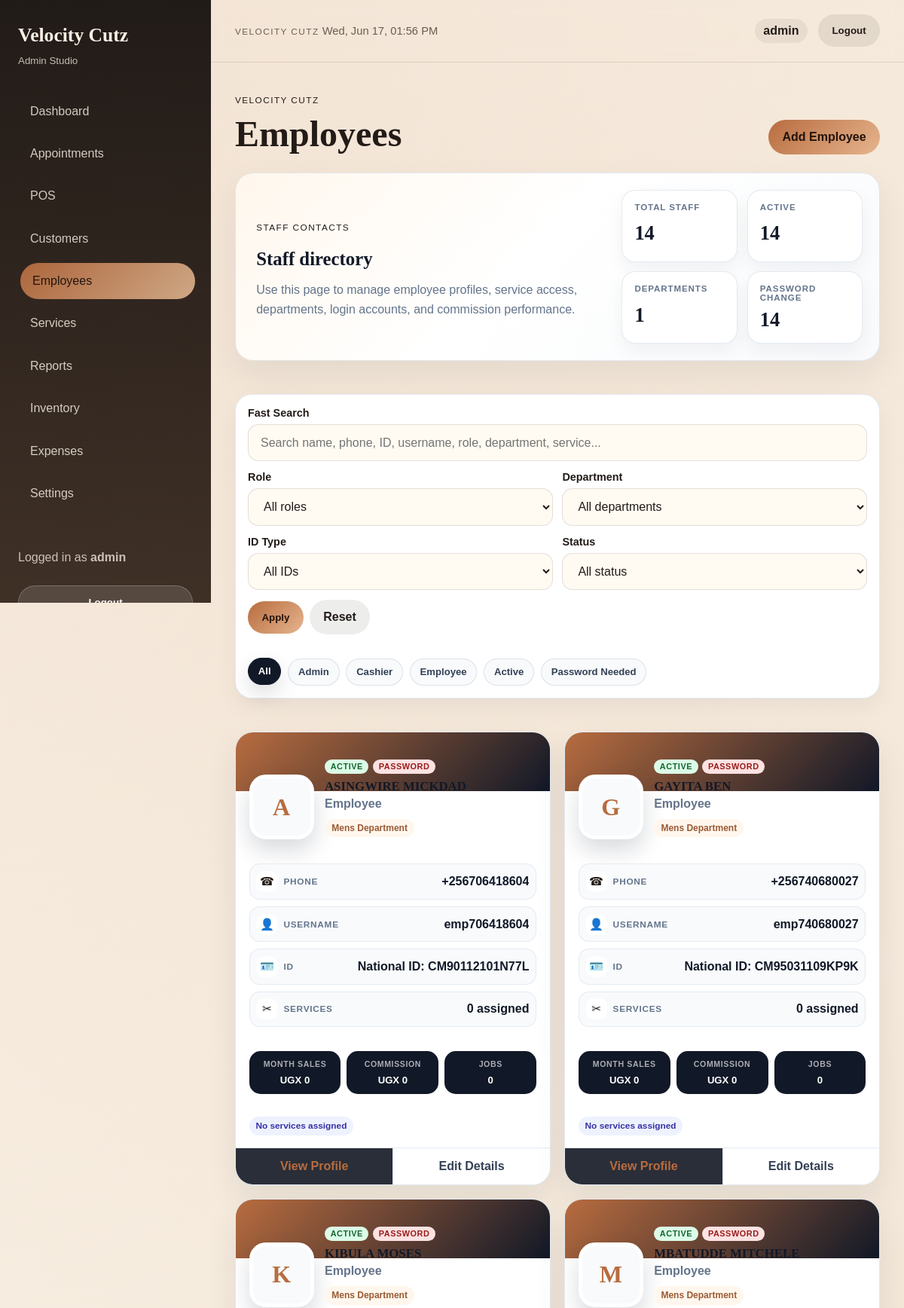
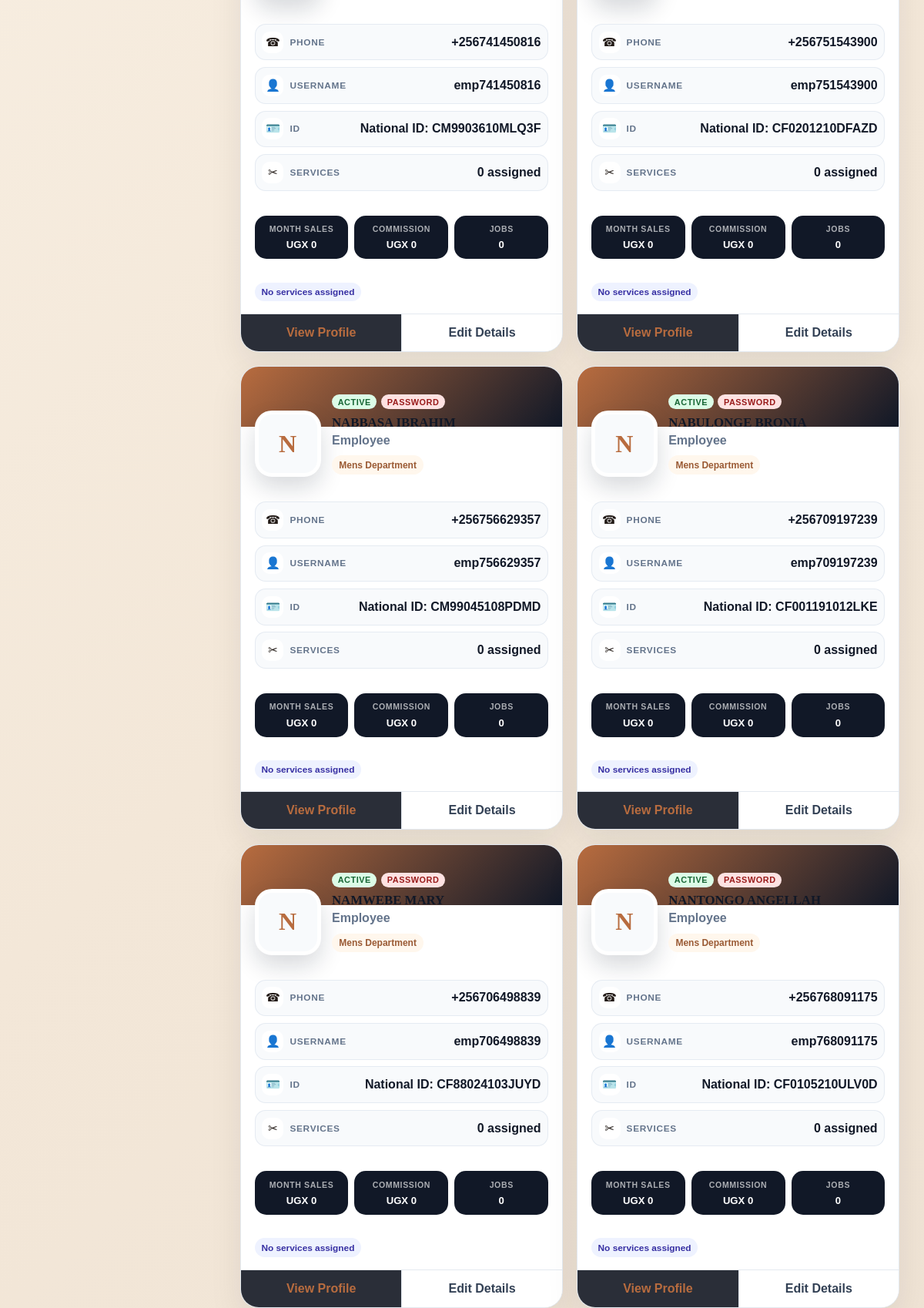
Screenshot of /employees/ (signed in, upper part) with the database file from the repository (2 pictures, top to bottom).
### apps/employees/models.py (models this page shows, shortened)
class Role(TimeStampedModel):
    class Code(models.TextChoices):
        ADMIN = "admin", "Admin"
        CASHIER = "cashier", "Cashier"
        EMPLOYEE = "employee", "Employee"
    code = models.CharField(max_length=30, choices=Code.choices, unique=True)
    name = models.CharField(max_length=60, unique=True)
    description = models.CharField(max_length=255, blank=True)
    class Meta:
        ordering = ["name"]

class Employee(TimeStampedModel):
    class CommissionType(models.TextChoices):
        PERCENTAGE = "percentage", "Percentage"
        FIXED = "fixed", "Fixed Amount"
    class IdentificationType(models.TextChoices):
        NATIONAL_ID = "national_id", "National ID"
        DRIVING_LICENSE = "driving_license", "Driving Licence"
        REFUGEE_ID = "refugee_id", "Refugee ID"
        PASSPORT = "passport", "Passport"
        OTHER = "other", "Other"
    user = models.OneToOneField(
        settings.AUTH_USER_MODEL,
        on_delete=models.SET_NULL,
        null=True,
        blank=True,
        related_name="employee_profile",
        help_text="System login account for this employee.",
    )
    role = models.ForeignKey(
        Role,
        on_delete=models.PROTECT,
        null=True,
        blank=True,
        related_name="employees",
    )
    department = models.ForeignKey(
        Department,
        on_delete=models.SET_NULL,
        null=True,
        blank=True,
        related_name="employees",
    )
    name = models.CharField(max_length=100)
    phone = models.CharField(max_length=20, blank=True)
    national_id = models.CharField(max_length=14, unique=True, null=True, blank=True)
    id_type = models.CharField(
        max_length=30,
        choices=IdentificationType.choices,
        default=IdentificationType.NATIONAL_ID,
        verbose_name="ID type",
    )
    id_number = models.CharField(
        max_length=50,
        blank=True,
        verbose_name="ID number",
        help_text="Enter National ID, Driving Licence, Refugee ID, Passport, or other ID number.",
    )
    photo = models.FileField(
        upload_to="employees/photos/",
        blank=True,
        validators=[FileExtensionValidator(allowed_extensions=["jpg", "jpeg", "png", "webp","HEIF"])],
        help_text="Upload JPG, JPEG, PNG, or WEBP. /Live Photos on shared hosting.",
    )
    commission_type = models.CharField(
        max_length=20,
        choices=CommissionType.choices,
        default=CommissionType.PERCENTAGE,
    )
    commission_value = models.DecimalField(max_digits=10, decimal_places=2, default=Decimal("0.00"))
    is_active = models.BooleanField(default=True)
    service = models.ForeignKey(Service, on_delete=models.SET_NULL, null=True, blank=True)
    services = models.ManyToManyField(
        Service,
        blank=True,
        related_name="employees",
        help_text="Services this employee is allowed to submit/work on.",
    )
    must_change_password = models.BooleanField(
        default=True,
        help_text="Employees created with the default password must change it after first login.",
    )
    class Meta:
        ordering = ["name"]
        constraints = [
            models.UniqueConstraint(
                fields=["id_type", "id_number"],
                condition=~Q(id_number=""),
                name="unique_employee_id_type_number",
            )
        ]
    @property
    def identification_display(self) -> str:
        if self.id_number:
            return f"{self.get_id_type_display()}: {self.id_number}"
        if self.national_id:
            return f"National ID: {self.national_id}"
        return "-"
    def allowed_services(self):
        services = self.services.filter(is_active=True)
        if services.exists():
            return services
        if self.service_id:
            return Service.objects.filter(pk=self.service_id, is_active=True)
        return Service.objects.none()

class Department(TimeStampedModel):
    name = models.CharField(max_length=100, unique=True)
    is_active = models.BooleanField(default=True)
    class Meta:
        ordering = ["name"]

### apps/employees/views.py (the view)
# urls.py: path("", views.employee_list, name="list"),
@login_required
@role_required("admin")
def employee_list(request):
    qs, filters = _filtered_employee_queryset(request)
    today = timezone.localdate()
    month_start = today.replace(day=1)
    summary = {
        "total": qs.count(),
        "active": qs.filter(is_active=True).count(),
        "must_change_password": qs.filter(must_change_password=True).count(),
        "departments": qs.exclude(department__isnull=True).values("department_id").distinct().count(),
    }
    paginator = Paginator(qs, 18)
    page = paginator.get_page(request.GET.get("page"))
    employees_on_page = list(page.object_list)
    for employee in employees_on_page:
        approved_items = SaleItem.objects.filter(
            employee=employee,
            sale__status=Sale.Status.APPROVED,
            sale__created_at__date__gte=month_start,
            sale__created_at__date__lte=today,
        )
        employee.month_jobs = approved_items.count()
        employee.month_sales = _money_total(approved_items, "price")
        employee.month_commission = _money_total(approved_items, "commission_amount")
        employee.assigned_service_count = employee.services.count() or (1 if employee.service_id else 0)
        employee.preview_services = list(employee.allowed_services()[:3])
    context = {
        "employees": employees_on_page,
        "page_obj": page,
        "filters": filters,
        "roles": Role.objects.all(),
        "departments": Department.objects.filter(is_active=True),
        "id_type_choices": Employee.IdentificationType.choices,
        "summary": summary,
    }
    return render(request, "employees/list.html", context)

### apps/employees/templates/employees/list.html (shortened to what this page needs)
{% extends "base.html" %}
{% load humanize %}
{% block page_title %}Employees{% endblock %}
{% block actions %}
<a class="button button-primary" data-modal-url="{% url 'employees:create' %}" href="{% url 'employees:create' %}">Add Employee</a>
{% endblock %}
{% block content %}
<section class="staff-directory-hero panel">
  <div class="staff-directory-copy">
    <p class="eyebrow">Staff Contacts</p>
    <h2>Staff directory</h2>
    <p>Use this page to manage employee profiles, service access, departments, login accounts, and commission performance.</p>
  </div>
  <div class="staff-directory-summary">
    <article>
      <span>Total Staff</span>
      <strong>{{ summary.total }}</strong>
    </article>
    <article>
      <span>Active</span>
      <strong>{{ summary.active }}</strong>
    </article>
    <article>
      <span>Departments</span>
      <strong>{{ summary.departments }}</strong>
    </article>
    <article>
      <span>Password Change</span>
      <strong>{{ summary.must_change_password }}</strong>
    </article>
  </div>
</section>
<section class="staff-filter-shell panel">
  <form method="get" class="staff-filter-grid">
    <div class="field staff-filter-search">
      <label for="id_q">Fast Search</label>
      <input id="id_q" name="q" type="search" value="{{ filters.q }}" placeholder="Search name, phone, ID, username, role, department, service..." data-employee-card-search autocomplete="off">
    </div>
    <div class="field">
      <label for="id_role">Role</label>
      <select id="id_role" name="role">
        <option value="">All roles</option>
      </select>
    </div>
    <div class="field">
      <label for="id_department">Department</label>
      <select id="id_department" name="department">
        <option value="">All departments</option>
      </select>
    </div>
    <div class="field">
      <label for="id_id_type">ID Type</label>
      <select id="id_id_type" name="id_type">
        <option value="">All IDs</option>
      </select>
    </div>
    <div class="field">
      <label for="id_status">Status</label>
      <select id="id_status" name="status">
        <option value="">All status</option>
      </select>
    </div>
    <div class="staff-filter-actions">
      <button class="button button-primary" type="submit">Apply</button>
      <a class="button button-secondary" href="{% url 'employees:list' %}">Reset</a>
    </div>
  </form>
  <div class="staff-role-pills" aria-label="Quick filters">
    <a class="staff-pill {% if not filters.role and not filters.status %}is-active{% endif %}" href="{% url 'employees:list' %}">All</a>
    {% for role in roles %}
    <a class="staff-pill " href="?role={{ role.id }}">{{ role.name }}</a>
    {% endfor %}
    <a class="staff-pill " href="?status=active">Active</a>
    <a class="staff-pill " href="?status=password">Password Needed</a>
  </div>
</section>
<section class="gentelella-contact-grid" aria-label="Staff details cards">
  {% for employee in employees %}
  <article class="gentelella-staff-card" data-employee-card>
    <div class="gentelella-card-body">
      <div class="gentelella-profile-row">
        <a class="gentelella-avatar" href="{% url 'employees:detail' employee.pk %}" aria-label="View {{ employee.name }} profile">
          {% if employee.photo %}
          <img src="{{ employee.photo.url }}" alt="{{ employee.name }}">
          {% else %}
          <span>{{ employee.name|slice:":1"|upper }}</span>
          {% endif %}
        </a>
        <div class="gentelella-profile-text">
          <div class="gentelella-card-status-row">
            {% if employee.is_active %}<span class="badge badge-success">Active</span>{% else %}<span class="badge badge-muted">Inactive</span>{% endif %}
            {% if employee.must_change_password %}<span class="badge badge-danger">Password</span>{% endif %}
          </div>
          <h2><a href="{% url 'employees:detail' employee.pk %}">{{ employee.name }}</a></h2>
          <p>{{ employee.role.name|default:"Employee" }}</p>
          {% if employee.department %}<span class="gentelella-dept">{{ employee.department.name }}</span>{% endif %}
        </div>
      </div>
      <ul class="gentelella-contact-list">
        <li><span class="gentelella-icon">☎</span><strong>Phone</strong><em>{{ employee.phone|default:"Not added" }}</em></li>
        <li><span class="gentelella-icon">👤</span><strong>Username</strong><em>{{ employee.user.username|default:"No account" }}</em></li>
        <li><span class="gentelella-icon">🪪</span><strong>ID</strong><em>{{ employee.identification_display }}</em></li>
        <li><span class="gentelella-icon">✂</span><strong>Services</strong><em>{{ employee.assigned_service_count }} assigned</em></li>
      </ul>
      <div class="gentelella-stats-row">
        <div><span>Month Sales</span><strong>UGX {{ employee.month_sales|floatformat:0|intcomma }}</strong></div>
        <div><span>Commission</span><strong>UGX {{ employee.month_commission|floatformat:0|intcomma }}</strong></div>
        <div><span>Jobs</span><strong>{{ employee.month_jobs }}</strong></div>
      </div>
      <div class="gentelella-services-preview">
        {% for service in employee.preview_services %}
        <span>{{ service.name }}</span>
        {% empty %}
        <span>No services assigned</span>
        {% endfor %}
      </div>
    </div>
    <div class="gentelella-card-footer">
      <a class="gentelella-footer-link primary" href="{% url 'employees:detail' employee.pk %}">View Profile</a>
      <a class="gentelella-footer-link" data-modal-url="{% url 'employees:edit' employee.pk %}" href="{% url 'employees:edit' employee.pk %}">Edit Details</a>
    </div>
  </article>
  {% empty %}
  <article class="panel employee-empty-card">
    <h2>No employees found</h2>
    <p class="empty-state">Try clearing the filters or add your first employee.</p>
    <a class="button button-primary" data-modal-url="{% url 'employees:create' %}" href="{% url 'employees:create' %}">Add Employee</a>
  </article>
  {% endfor %}
</section>
{% endblock %}

### templates/base.html (shortened to what this page needs)
{% load static %}
<!DOCTYPE html>
<html lang="en">
<head>
  <link rel="stylesheet" href="{% static 'css/app.css' %}?v=20260509-staff-cards-hardfix">
</head>
<body class="admin-body {% block body_class %}{% endblock %}">
  <div class="layout-shell">
    {% include "includes/sidebar.html" %}
    <main class="main-panel">
      {% include "includes/navbar.html" %}
      <section class="content-shell">
        {% block page_header %}
        <header class="page-header">
          <div>
            <p class="eyebrow">Velocity Cutz</p>
            <h1>{% block page_title %}Dashboard{% endblock %}</h1>
          </div>
          <div class="page-actions">
            {% block actions %}{% endblock %}
          </div>
        </header>
        {% endblock %}
        {% block content %}{% endblock %}
      </section>
    </main>
  </div>
</body>
</html>

### templates/includes/sidebar.html (shortened to what this page needs)
<aside class="sidebar" id="sidebar">
  <div class="brand-block">
    <strong>Velocity Cutz</strong>
    <small>Admin Studio</small>
  </div>
  {% with profile=request.user.employee_profile %}
  <nav class="nav-links" aria-label="Primary navigation">
    <a href="{% url 'home' %}" class="{% if request.path == '/' %}active{% endif %}">Dashboard</a>
    {% if request.user.is_superuser or profile.role.code == 'admin' %}
      <a href="#appointments" data-prevent-nav data-toast="Appointments module is coming next.">Appointments</a>
      <a href="{% url 'sales:list' %}" class="nav-with-badge {% if '/sales/' in request.path %}active{% endif %}">
        <span>POS</span>
      </a>
      <a href="{% url 'customers:list' %}" class="{% if '/customers/' in request.path %}active{% endif %}">Customers</a>
      <a href="{% url 'employees:list' %}" class="{% if '/employees/' in request.path %}active{% endif %}">Employees</a>
      <a href="{% url 'services:list' %}" class="{% if '/services/' in request.path and '/reports/services/' not in request.path %}active{% endif %}">Services</a>
      <a href="{% url 'reports:daily' %}" class="{% if '/reports/' in request.path and '/my-commissions/' not in request.path %}active{% endif %}">Reports</a>
      <a href="{% url 'inventory:list' %}" class="{% if '/inventory/' in request.path %}active{% endif %}">Inventory</a>
      <a href="{% url 'expenses:list' %}" class="{% if '/expenses/' in request.path %}active{% endif %}">Expenses</a>
      <a href="#settings" data-prevent-nav data-toast="Settings module is coming soon.">Settings</a>
    {% elif profile %}
      <a href="{% url 'sales:list' %}" class="{% if '/sales/' in request.path %}active{% endif %}">My Services</a>
      <a href="{% url 'reports:my_commissions' %}" class="{% if '/my-commissions/' in request.path %}active{% endif %}">My Commission</a>
    {% endif %}
  </nav>
  {% endwith %}
  {% if request.user.is_authenticated %}
  <div class="sidebar-note">
    <p>Logged in as <strong>{{ request.user.get_full_name|default:request.user.username }}</strong></p>
    <form method="post" action="{% url 'accounts:logout' %}">
      <button class="button button-secondary sidebar-logout-button" type="submit" style="width:100%;margin-top:0.5rem;">Logout</button>
    </form>
  </div>
  {% endif %}
</aside>

### templates/includes/navbar.html (shortened to what this page needs)
{% load humanize %}
<div class="topbar">
  <div class="topbar-meta">
    <span class="topbar-label">Velocity Cutz</span>
    <span data-live-clock>{% now "D, d M H:i" %}</span>
  </div>
  <div class="topbar-right">
    {% if request.user.is_authenticated %}
    <span class="topbar-user">{{ request.user.get_full_name|default:request.user.username }}</span>
    <form method="post" action="{% url 'accounts:logout' %}" class="topbar-logout-form">
      <button class="button button-secondary topbar-logout" type="submit">Logout</button>
    </form>
    {% endif %}
  </div>
</div>

### rows the page displays
Role: name "Admin"
Role: name "Cashier"
Role: name "Employee"
Employee: name "A", is_active "ACTIVE", must_change_password "PASSWORD", name "ASINGWIRE MICKDAD", role.name "Employee", department.name "Mens Department", phone "+256706418604", user.username "emp706418604", identification_display "National ID: CM90112101N77L", assigned_service_count "0", month_sales "0", month_commission "0", month_jobs "0"
Employee: name "G", is_active "ACTIVE", must_change_password "PASSWORD", name "GAYITA BEN", role.name "Employee", department.name "Mens Department", phone "+256740680027", user.username "emp740680027", identification_display "National ID: CM95031109KP9K", assigned_service_count "0", month_sales "0", month_commission "0", month_jobs "0"
Employee: name "K", is_active "ACTIVE", must_change_password "PASSWORD", name "KIBULA MOSES", role.name "Employee", department.name "Mens Department", phone "+256741450816", user.username "emp741450816", identification_display "National ID: CM9903610MLQ3F", assigned_service_count "0", month_sales "0", month_commission "0", month_jobs "0"
Employee: name "M", is_active "ACTIVE", must_change_password "PASSWORD", name "MBATUDDE MITCHELE", role.name "Employee", department.name "Mens Department", phone "+256751543900", user.username "emp751543900", identification_display "National ID: CF0201210DFAZD", assigned_service_count "0", month_sales "0", month_commission "0", month_jobs "0"
Employee: name "N", is_active "ACTIVE", must_change_password "PASSWORD", name "NABBASA IBRAHIM", role.name "Employee", department.name "Mens Department", phone "+256756629357", user.username "emp756629357", identification_display "National ID: CM99045108PDMD", assigned_service_count "0", month_sales "0", month_commission "0", month_jobs "0"
Employee: name "N", is_active "ACTIVE", must_change_password "PASSWORD", name "NABULONGE BRONIA", role.name "Employee", department.name "Mens Department", phone "+256709197239", user.username "emp709197239", identification_display "National ID: CF001191012LKE", assigned_service_count "0", month_sales "0", month_commission "0", month_jobs "0"
Employee: name "N", is_active "ACTIVE", must_change_password "PASSWORD", name "NAMWEBE MARY", role.name "Employee", department.name "Mens Department", phone "+256706498839", user.username "emp706498839", identification_display "National ID: CF88024103JUYD", assigned_service_count "0", month_sales "0", month_commission "0", month_jobs "0"
Employee: name "N", is_active "ACTIVE", must_change_password "PASSWORD", name "NANTONGO ANGELLAH", role.name "Employee", department.name "Mens Department", phone "+256768091175", user.username "emp768091175", identification_display "National ID: CF0105210ULV0D", assigned_service_count "0", month_sales "0", month_commission "0", month_jobs "0"

### other values shown
{{ request.user.get_full_name|default:request.user.username }} "admin"
{{ summary.total }} "14"
{{ summary.active }} "14"
{{ summary.departments }} "1"
{{ summary.must_change_password }} "14"
